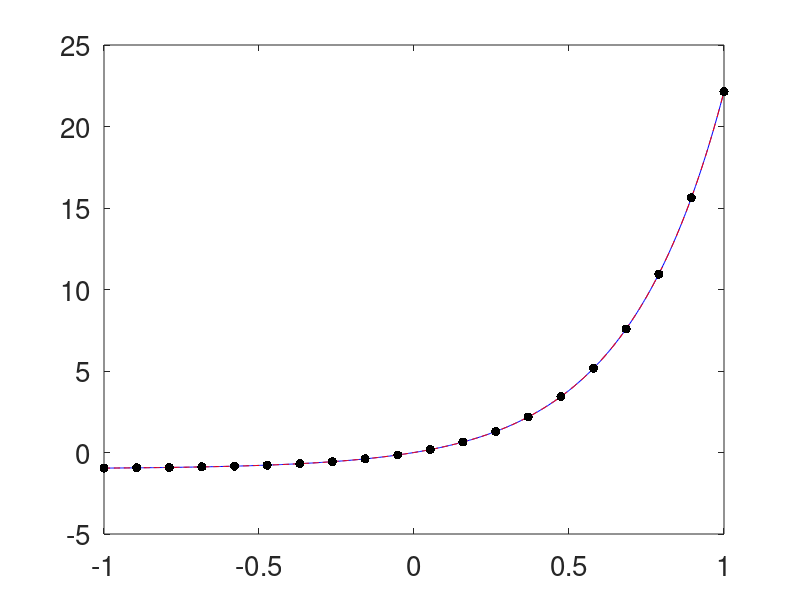

Write the MATLAB code that produced this figure.
%Cones and Kernel Approximation for Guarantees
%% Preliminaries
clear all
close all
format compact
set(0,'defaultaxesfontsize',20,'defaulttextfontsize',20)
theta=pi;
testfun=@(x) exp(theta*x)-1;
%testfun=@(x) (x.^2/2-1/8).*(x>1/2);
tau=2;
epsilon = 1e-2;

%% Kernel
a=1;
b=.9;
kernel=@(x,t) a*sqrt((1-b)/(1+b))*exp(-a^2*b*(bsxfun(@minus,x,t')).^2/(1-b^2)+1/2*(1-a^2*(1-b)/(1+b))*bsxfun(@plus,x.^2,t'.^2));

%% Data and spline approximation
n=20
xnode=linspace(-1,1,n)';
Kmat=kernel(xnode,xnode);
condK=cond(Kmat)
y=testfun(xnode);
c=Kmat\y;
splinef=@(x) kernel(x,xnode)*c;

%% Plot of test function and spline
nplot=500;
xplot=linspace(-1,1,nplot)';
plot(xplot,testfun(xplot),'b-',...
    xplot,splinef(xplot),'r--',...
    xnode,y,'k.','markersize',20,...
    'linewidth',3)
ntest=1000;
xtest=linspace(-1,1,ntest)';

%% Root mean square error
error2=sqrt(mean((testfun(xtest)-splinef(xtest)).^2))
error_sup=max(abs(testfun(xtest)-splinef(xtest)))
%normHsplinef=sqrt(c'*y)
Ktildemat = a*(1-b)^2/sqrt(1-b^4)*exp(-a^2*b^2*(bsxfun(@minus,xnode,xnode')).^2/(1-b^4)+1/2*(1-a^2*(1-b^2)/(1+b^2))*bsxfun(@plus,xnode.^2,xnode'.^2));
condKtilde=cond(Ktildemat)
traceKK=trace(Ktildemat/Kmat)
Herrbd=sqrt(1-traceKK)
%guesserrest=Herrbd*normHsplinef

%% Algorithm 1 Stage 1
normTsplinef=sqrt(c'*Ktildemat*c);
ErrBound = tau*Herrbd*normTsplinef/(1-tau*Herrbd)
